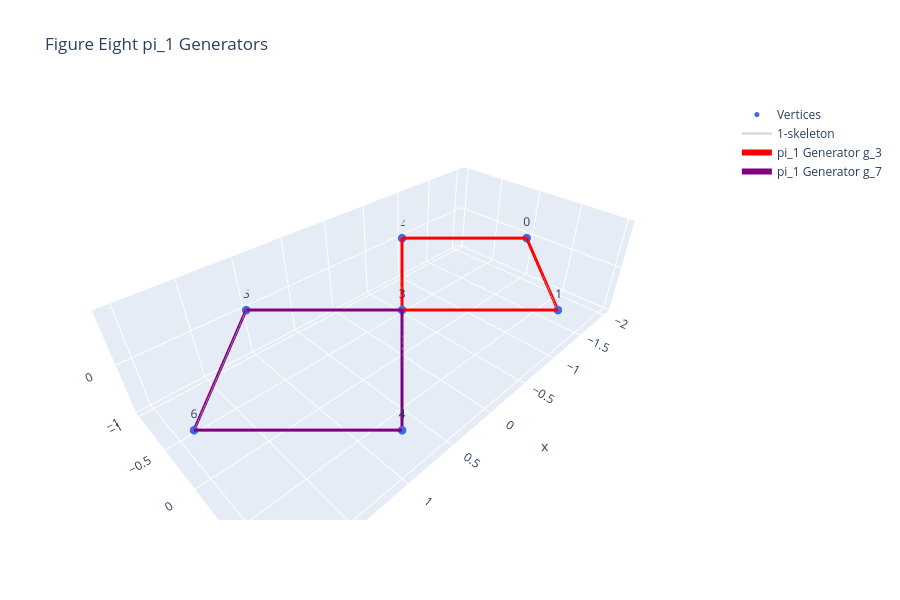

Notebook source saved alongside this figure:
### Markdown cell above
### Example 9.1: The Torus $\pi_1(T^2)$ Generators

### Code cell
# A small figure-eight-like double loop complex to demonstrate generators visually
# We build two disjoint triangle loops joined at a central vertex
pts = np.array([
    [-2.0, 0.0, 0.0],
    [-1.0, 1.0, 0.0],
    [-1.0, -1.0, 0.0],
    [0.0, 0.0, 0.0], # Central joining vertex
    [1.0, 1.0, 0.0],
    [1.0, -1.0, 0.0],
    [2.0, 0.0, 0.0],
], dtype=float)

simplices = [
    (0, 1), (1, 3), (3, 2), (2, 0), # Left loop
    (3, 4), (4, 6), (6, 5), (5, 3)  # Right loop
]

# We must use GUDHI or directly build a CWComplex to extract pi_1 traces
try:
    import gudhi
    st = gudhi.SimplexTree()
    for v in range(len(pts)):
        st.insert([v])
    for s in simplices:
        st.insert(list(s))
    
    from pysurgery.integrations.gudhi_bridge import extract_complex_data
    boundaries, bridge_cells, _, _ = extract_complex_data(st)
    cw = ps.CWComplex(cells=bridge_cells, attaching_maps=boundaries, coefficient_ring="Z")
    
    # Extract pi_1 with geometric traces
    pi1_with_traces = extract_pi_1_with_traces(cw, simplify=True, generator_mode="optimized")
    
    print(f"Extracted pi_1 generators: {list(pi1_with_traces.generators)}")
    print(f"Relations: {list(pi1_with_traces.relations)}")
    
    # Plot using Plotly
    fig = go.Figure()
    
    # Plot vertices
    fig.add_trace(go.Scatter3d(
        x=pts[:, 0], y=pts[:, 1], z=pts[:, 2],
        mode="markers+text", text=[str(i) for i in range(len(pts))],
        textposition="top center", marker=dict(size=5, color="royalblue"),
        name="Vertices"
    ))
    
    # Plot edges (background)
    xs, ys, zs = [], [], []
    for u, v in simplices:
        xs.extend([pts[u, 0], pts[v, 0], None])
        ys.extend([pts[u, 1], pts[v, 1], None])
        zs.extend([pts[u, 2], pts[v, 2], None])
    fig.add_trace(go.Scatter3d(
        x=xs, y=ys, z=zs, mode="lines",
        line=dict(width=2, color="lightgray"), name="1-skeleton"
    ))
    
    # Plot generator traces
    colors = ["red", "purple"]
    for i, tr in enumerate(pi1_with_traces.traces):
        path = tr.undirected_edge_path
        tx, ty, tz = [], [], []
        for u, v in path:
            tx.extend([pts[int(u), 0], pts[int(v), 0], None])
            ty.extend([pts[int(u), 1], pts[int(v), 1], None])
            tz.extend([pts[int(u), 2], pts[int(v), 2], None])
        fig.add_trace(go.Scatter3d(
            x=tx, y=ty, z=tz, mode="lines",
            line=dict(width=6, color=colors[i % len(colors)]),
            name=f"pi_1 Generator {tr.generator}"
        ))
        
    fig.update_layout(title="Figure Eight pi_1 Generators", height=600)
    fig.show()

except ImportError:
    print("GUDHI is required for this visualization example.")

### Figure 1 — Plotly figure (JSON) as saved in the notebook; plotly's stock layout.template omitted (floating-point values rounded to 4 significant figures)
{"data": [{"marker": {"color": "royalblue", "size": 5}, "mode": "markers+text", "name": "Vertices", "text": ["0", "1", "2", "3", "4", "5", "6"], "textposition": "top center", "type": "scatter3d", "x": [-2.0, -1.0, -1.0, 0.0, 1.0, 1.0, 2.0], "y": [0.0, 1.0, -1.0, 0.0, 1.0, -1.0, 0.0], "z": [0.0, 0.0, 0.0, 0.0, 0.0, 0.0, 0.0]}, {"line": {"color": "lightgray", "width": 2}, "mode": "lines", "name": "1-skeleton", "type": "scatter3d", "x": [-2.0, -1.0, null, -1.0, 0.0, null, 0.0, -1.0, null, -1.0, -2.0, null, 0.0, 1.0, null, 1.0, 2.0, null, 2.0, 1.0, null, 1.0, 0.0, null], "y": [0.0, 1.0, null, 1.0, 0.0, null, 0.0, -1.0, null, -1.0, 0.0, null, 0.0, 1.0, null, 1.0, 0.0, null, 0.0, -1.0, null, -1.0, 0.0, null], "z": [0.0, 0.0, null, 0.0, 0.0, null, 0.0, 0.0, null, 0.0, 0.0, null, 0.0, 0.0, null, 0.0, 0.0, null, 0.0, 0.0, null, 0.0, 0.0, null]}, {"line": {"color": "red", "width": 6}, "mode": "lines", "name": "pi_1 Generator g_3", "type": "scatter3d", "x": [-1.0, 0.0, null, -1.0, 0.0, null, -2.0, -1.0, null, -2.0, -1.0, null], "y": [-1.0, 0.0, null, 1.0, 0.0, null, 0.0, 1.0, null, 0.0, -1.0, null], "z": [0.0, 0.0, null, 0.0, 0.0, null, 0.0, 0.0, null, 0.0, 0.0, null]}, {"line": {"color": "purple", "width": 6}, "mode": "lines", "name": "pi_1 Generator g_7", "type": "scatter3d", "x": [1.0, 2.0, null, 1.0, 2.0, null, 0.0, 1.0, null, 0.0, 1.0, null], "y": [-1.0, 0.0, null, 1.0, 0.0, null, 0.0, 1.0, null, 0.0, -1.0, null], "z": [0.0, 0.0, null, 0.0, 0.0, null, 0.0, 0.0, null, 0.0, 0.0, null]}], "layout": {"height": 600, "title": {"text": "Figure Eight pi_1 Generators"}}}
